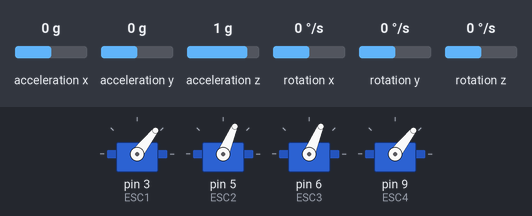
A sketch run on a simulated Arduino Uno, built with avr-gcc and run on an emulated ATmega328P. Parts: 4 × servo. Inputs (shaded band) come from the test bench; at power-on: acceleration x 0 g, acceleration y 0 g, acceleration z 1 g, rotation x 0 °/s, rotation y 0 °/s, rotation z 0 °/s. What the sketch prints to the serial monitor is not drawn.

Above: at 16.2 s.
16.3 s: acceleration x set to -1.4 g
At 17.5 s:
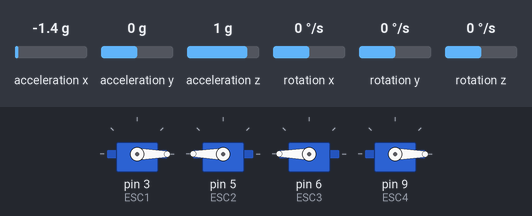
17.8 s: acceleration y set to -0.9 g
20.8 s: acceleration y set to -1.2 g
At 21.1 s:
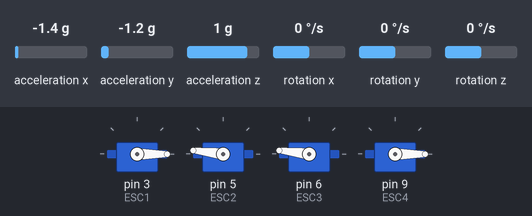
22.3 s: acceleration x set to -0.8 g
At 23.5 s:
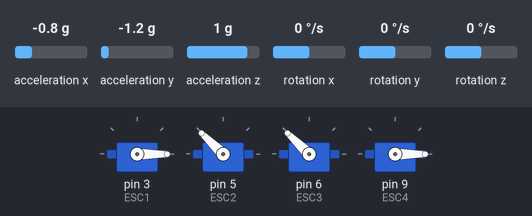
23.8 s: acceleration z set to -0.8 g
At 24.6 s:
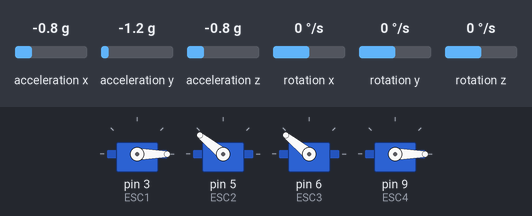
26.8 s: acceleration x set to 0.8 g
At 28.1 s:
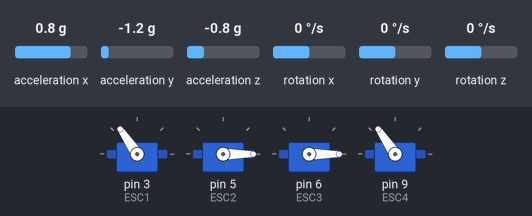
Timing chart, 0 to 61.5 s (numbered marks = the images above; inputs shaded):
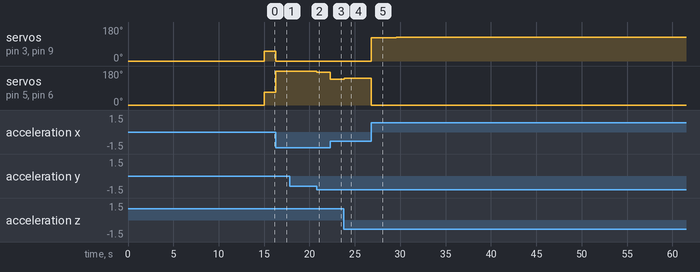

Measured:
- after the input at 16.3 s, servo on pin 3 (ESC1), servo on pin 9 (ESC4): 52° → 0° at once; servo on pin 5 (ESC2), servo on pin 6 (ESC3): 67° → 180° at once
- after the input at 20.8 s, servo on pin 5 (ESC2), servo on pin 6 (ESC3): 180° → 173° at once
- after the input at 22.3 s, servo on pin 5 (ESC2), servo on pin 6 (ESC3): 173° → 136° at once
- after the input at 23.8 s, servo on pin 5 (ESC2), servo on pin 6 (ESC3): 136° → 141° at once, → 142° 2.8 s later
- after the input at 26.8 s, servo on pin 3 (ESC1), servo on pin 9 (ESC4): 0° → 124° at once, → 125° 2.8 s later, → 126° 30.5 s later; servo on pin 5 (ESC2), servo on pin 6 (ESC3): 142° → 0° at once

The sketch:

FC5.ino
```cpp
#include <MPU6050_tockn.h>
#include <Wire.h>
#include <Servo.h>
#include <SimpleKalmanFilter.h>
#define MinPWM 1100
#define MaxPWM 1400
#define runEvery(t) for (static uint16_t _lasttime;\
                         (uint16_t)((uint16_t)millis()-_lasttime) >= (t);\
                         _lasttime += (t))

Servo ESC1;     // create servo object to control the ESC
Servo ESC2;     // create servo object to control the ESC
Servo ESC3;     // create servo object to control the ESC
Servo ESC4;     // create servo object to control the ESC
//PID
static float Kp_Pitch = 4.2; //1
static float Ki_Pitch = 0.002;
static float Kd_Pitch = 0.7; //0.0001
float TempKp;
float TempKi;
float TempKd;

static int pulse_ESC1;
static int pulse_ESC2;
static int pulse_ESC3;
static int pulse_ESC4;

int test = 1200;

float throttle = 1200.0;
float TempThrottle;
float PitchSP = -3.0;
float PitchPV;
float t_Pitch;
float E_Pitch, E1_Pitch, E2_Pitch, alpha_Pitch, gamma_Pitch, beta_Pitch;
float Output_Pitch = 0.0;
float LastOutput_Pitch = 0.0;
int flag = 0;
float Ts = 0.01; //thoi gian lay mau 1.5s
float timerloop;
//End of PID
//Send Serial Data
int potValue;  // value from the analog pin
String rectext;
int startstr;
int endstr;
int substrstart;
int substrlength;
int recvalue;

MPU6050 mpu6050(Wire, 0.001, 0.999);
//MPU6050 mpu6050(Wire);
void mpuReading()
{
  Serial.println("OK1");
  //mpu6050.update();
  Serial.println("OK2");
  //    Serial.print("angleX : ");
  //    Serial.print(mpu6050.getAngleX());
  //    Serial.print("\tangleY : ");
  //    Serial.print(mpu6050.getAngleY());
  //    Serial.print("\tangleZ : ");
  //    Serial.println(mpu6050.getAngleZ());

  Serial.println("OK3");
  //            Serial.println("@");
  //            Serial.print("#");
  //            Serial.print(ypr[2] * 180/M_PI);
  //            Serial.println("$");
  //            Serial.print("%");
  //            Serial.print(ypr[1] * 180/M_PI);
  //            Serial.println("^");

}
void PID()
{

}

void setup() {
  Serial.begin(115200);
  // Attach the ESC on pin 3
  ESC1.attach(3, MinPWM, MaxPWM); // (pin, min pulse width, max pulse width in microseconds)
  // Attach the ESC on pin 9
  ESC2.attach(5, MinPWM, MaxPWM); // (pin, min pulse width, max pulse width in microseconds)
  // Attach the ESC on pin 9
  ESC3.attach(6, MinPWM, MaxPWM); // (pin, min pulse width, max pulse width in microseconds)
  // Attach the ESC on pin 9
  ESC4.attach(9, MinPWM, MaxPWM); // (pin, min pulse width, max pulse width in microseconds)
  ESC1.writeMicroseconds(1000);    // Send the signal to the ESC
  ESC2.writeMicroseconds(1000);    // Send the signal to the ESC
  ESC3.writeMicroseconds(1000);    // Send the signal to the ESC
  ESC4.writeMicroseconds(1000);    // Send the signal to the ESC
  Serial.print("Wait for ESC ready");
  delay(2000);
  Serial.print(".");
  delay(2000);
  Serial.print(".");
  delay(2000);
  Serial.println(".");
  delay(2000);
  Serial.println("-----------------Done!--------------- ");
  delay(2000);

  Wire.begin();
  mpu6050.begin();
  mpu6050.setGyroOffsets(-3.13, 0.87, -2.51);
  //mpu6050.calcGyroOffsets(-1.30, -0.68, -2.55);
  Serial.print("Wait for IMU ready");
  delay(1000);
  Serial.print(".");
  delay(1000);
  Serial.print(".");
  delay(1000);
  Serial.println(".");
  delay(1000);
  Serial.println("-----------------Done!--------------- ");
  delay(1000);

  // *****************************************************************************************Sampling
  E_Pitch = 0; E1_Pitch = 0; E2_Pitch = 0;
}

void loop() {
  runEvery(10) {
    static uint32_t lastTime = micros();

    //    if (Serial.available() > 0)
    //    {
    //      rectext = Serial.readString();
    //      Serial.println(rectext);
    //      startstr = rectext.indexOf("q");
    //      endstr = rectext.indexOf("w");
    //      if (startstr >= 0 && endstr > 0 && endstr > startstr)
    //      {
    //        substrstart = startstr + 1;
    //        substrlength = endstr - startstr;
    //        recvalue = rectext.substring(substrstart, substrlength).toFloat();
    //        rectext = "";
    //        TempThrottle = recvalue;
    //      }
    //      if (TempThrottle != throttle)
    //      {
    //        throttle = TempThrottle;
    //      }
    //
    //      startstr = rectext.indexOf("k");
    //      endstr = rectext.indexOf("p");
    //      if (startstr >= 0 && endstr > 0 && endstr > startstr)
    //      {
    //        substrstart = startstr + 1;
    //        substrlength = endstr - startstr;
    //        recvalue = rectext.substring(substrstart, substrlength).toFloat();
    //        rectext = "";
    //        TempKp = recvalue;
    //      }
    //      if (TempKp != Kp_Pitch)
    //      {
    //        Kp_Pitch = TempKp / 1000.0;
    //      }
    //      startstr = rectext.indexOf("k");
    //      endstr = rectext.indexOf("i");
    //      if (startstr >= 0 && endstr > 0 && endstr > startstr)
    //      {
    //        substrstart = startstr + 1;
    //        substrlength = endstr - startstr;
    //        recvalue = rectext.substring(substrstart, substrlength).toFloat();
    //        rectext = "";
    //        TempKi = recvalue;
    //      }
    //      if (TempKi != Ki_Pitch)
    //      {
    //        Ki_Pitch = TempKi / 1000.0;
    //      }
    //      startstr = rectext.indexOf("k");
    //      endstr = rectext.indexOf("d");
    //      if (startstr >= 0 && endstr > 0 && endstr > startstr)
    //      {
    //        substrstart = startstr + 1;
    //        substrlength = endstr - startstr;
    //        recvalue = rectext.substring(substrstart, substrlength).toFloat();
    //        rectext = "";
    //        TempKd = recvalue;
    //      }
    //      if (TempKd != Kd_Pitch)
    //      {
    //        Kd_Pitch = TempKd / 1000.0;
    //      }
    //    }
    //    Serial.println("*************************************************");
    mpu6050.update();
    //    Serial.println("*************************************************OK");
    PitchPV = mpu6050.getAngleY();

    E_Pitch = PitchSP - PitchPV;
    alpha_Pitch = 2 * Ts * Kp_Pitch + Ki_Pitch * Ts * Ts + 2 * Kd_Pitch;
    beta_Pitch = Ts * Ts * Ki_Pitch - 4 * Kd_Pitch - 2 * Ts * Kp_Pitch;
    gamma_Pitch = 2 * Kd_Pitch;
    Output_Pitch = (alpha_Pitch * E_Pitch + beta_Pitch * E1_Pitch + gamma_Pitch * E2_Pitch + 2 * Ts * LastOutput_Pitch) / (2 * Ts);

    LastOutput_Pitch = Output_Pitch;
    E2_Pitch = E1_Pitch;
    E1_Pitch = E_Pitch;

    pulse_ESC1 = (throttle + Output_Pitch);
    pulse_ESC2 = (throttle - Output_Pitch);
    pulse_ESC3 = (throttle - Output_Pitch);
    pulse_ESC4 = (throttle + Output_Pitch);
    if (pulse_ESC1 > MaxPWM)
      pulse_ESC1 = MaxPWM;
    else if (pulse_ESC1 <= MinPWM)
      pulse_ESC1 = MinPWM;

    if (pulse_ESC2 > MaxPWM)
      pulse_ESC2 = MaxPWM;
    else if (pulse_ESC2 <= MinPWM)
      pulse_ESC2 = MinPWM;

    if (pulse_ESC3 > MaxPWM)
      pulse_ESC3 = MaxPWM;
    else if (pulse_ESC3 <= MinPWM)
      pulse_ESC3 = MinPWM;

    if (pulse_ESC4 > MaxPWM)
      pulse_ESC4 = MaxPWM;
    else if (pulse_ESC4 <= MinPWM)
      pulse_ESC4 = MinPWM;

//    Serial.print("E_Pitch= "); Serial.print(E_Pitch); Serial.print(" ; ");
    //    Serial.print("Throttle= "); Serial.print(throttle); Serial.print(" ; ");
    //    Serial.print("Kp= "); Serial.print(Kp_Pitch, 4); Serial.print(" ; ");
    //    Serial.print("Ki= "); Serial.print(Ki_Pitch, 4); Serial.print(" ; ");
    //    Serial.print("Kd= "); Serial.print(Kd_Pitch, 4); Serial.print(" ; ");
    Serial.print("PitchPV:"); Serial.print(PitchPV+3.0); Serial.print(",");
    Serial.print("ESC1= "); Serial.print(pulse_ESC1); Serial.print(" ; ");
    Serial.print("ESC2= "); Serial.print(pulse_ESC2); Serial.print(" ; ");
    Serial.print("ESC3= "); Serial.print(pulse_ESC3); Serial.print(" ; ");
    Serial.print("ESC4= "); Serial.print(pulse_ESC4); Serial.println(" ; ");
    ESC1.writeMicroseconds(pulse_ESC1);    // Send the signal to the ESC
    ESC2.writeMicroseconds(pulse_ESC2);    // Send the signal to the ESC
    ESC3.writeMicroseconds(pulse_ESC3);    // Send the signal to the ESC
    ESC4.writeMicroseconds(pulse_ESC4);    // Send the signal to the ESC
    // UART Comunication
    //    Serial.print("!");
    //    Serial.print(mpu6050.getAngleX());
    //    Serial.println("@");
    //    Serial.print("#");
    //    Serial.print(mpu6050.getAngleY());
    //    Serial.println("$");
    //    Serial.print("%");
    //    Serial.print(mpu6050.getAngleZ());
    //    Serial.println("^");
//    Serial.print("Ts= "); Serial.print(micros() - lastTime); Serial.println(" ; ");
    lastTime = micros();
  }
}
```
